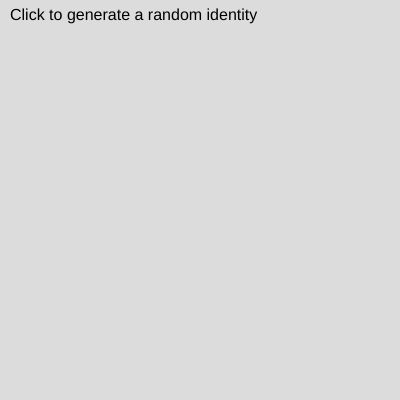
Frame 1 (no input)
Frame 60 (no input): identical to frame 1, image omitted
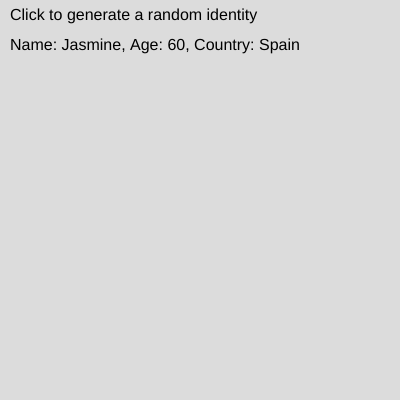
Frame 120 (the mouse pressed at the canvas centre since frame 60)

The p5.js sketch that drew these frames (run headless with seeded random() and noise() and a simulated clock; from frame 60 on, the mouse is pressed at the canvas centre):

// p5.js sketch
// ── sketch.js
const names = ["Jack", "Jill", "John", "Jane", "James", "Jenny", "Joe", "Jasmine", "Jacob", "Julia"];
const ages = [25, 30, 35, 40, 45, 50, 55, 60, 65, 70];
const countries = ["USA", "Canada", "UK", "Australia", "Germany", "France", "Italy", "Spain", "Japan", "China"];

let currentName = "";
let currentAge = 0;
let currentCountry = "";

function setup() {
  createCanvas(400, 400);
  textSize(16);
}

function draw() {
  background(220);
  text("Click to generate a random identity", 10, 20);

  if (currentName !== "") {
    text("Name: " + currentName + ", Age: " + currentAge + ", Country: " + currentCountry, 10, 50);
  }
}

function mousePressed() {
  let randomIndex = floor(random(names.length));

  currentName = names[randomIndex];
  currentAge = ages[randomIndex];
  currentCountry = countries[randomIndex];
}
